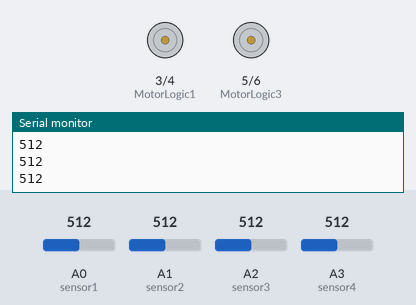
The sketch below on a simulated Arduino Uno, built with avr-gcc and run on an emulated ATmega328P. Shown: motor-driver pin pairs drawn as motors (green arrow = first pin HIGH = forward, orange = second pin HIGH = backward, longer = more drive), the last lines printed to the serial monitor. Inputs (shaded band) come from the test bench; at power-on: A0 (sensor1) = 512, A1 (sensor2) = 512, A2 (sensor3) = 512, A3 (sensor4) = 512.

Above: at 0.1 s.
At 0.6 s:
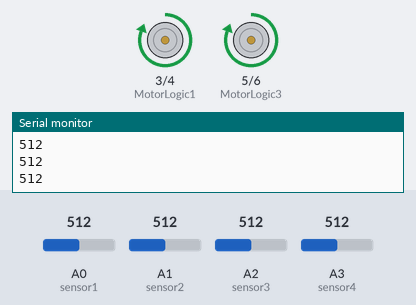
Timing chart, 0 to 2.1 s (numbered marks = the images above):
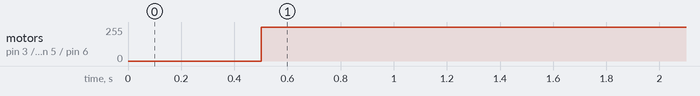

Measured:
- by itself, motor on pin 3 (MotorLogic1) / pin 4 (MotorLogic2), motor on pin 5 (MotorLogic3) / pin 6 (MotorLogic4): stopped → forward 255/255 at 0.50 s

The sketch:

Micromouse_.ino
```cpp
int MotorLogic1 = 3;
int MotorLogic2 = 4;
int MotorLogic3 = 5;
int MotorLogic4 = 6;
int motorSpeed1 = 255;
int motorSpeed2 = 255;

int sensor1 = A0;
int sensor2 = A1;
int sensor3 = A2;
int sensor4 = A3;

int sensorReading1;
int sensorReading2;
int sensorReading3;
int sensorReading4;

void forward(){
  analogWrite(MotorLogic1, motorSpeed1);
  digitalWrite(MotorLogic2, LOW);
  analogWrite(MotorLogic3, motorSpeed2);
  digitalWrite(MotorLogic4, LOW);
}
void halt(){
  analogWrite(MotorLogic1, 0);
  digitalWrite(MotorLogic2, LOW);
  analogWrite(MotorLogic3, 0);
  digitalWrite(MotorLogic4, LOW);
}

void turnRight(){
  analogWrite(MotorLogic1, motorSpeed1);
  analogWrite(MotorLogic2, 0);
  analogWrite(MotorLogic3, 0);
  analogWrite(MotorLogic4, motorSpeed1);
}

void turnLeft(){
  analogWrite(MotorLogic1, 0);
  analogWrite(MotorLogic2, motorSpeed1);
  analogWrite(MotorLogic3, motorSpeed1);
  analogWrite(MotorLogic4, 0);
}

void setup() {
  Serial.begin(9600);
  pinMode(sensor1, INPUT);
  pinMode(sensor2, INPUT);
  pinMode(sensor3, INPUT);
  pinMode(sensor4, INPUT);
  pinMode(MotorLogic1, OUTPUT);
  pinMode(MotorLogic2, OUTPUT);
  pinMode(MotorLogic3, OUTPUT);
  pinMode(MotorLogic4, OUTPUT);

}

void loop() {
  sensorReading1 = analogRead(sensor1);
  sensorReading2 = analogRead(sensor2);
  sensorReading3 = analogRead(sensor3);
  sensorReading4 = analogRead(sensor4);
  Serial.print("Sensor Reading: ");
  Serial.println(sensorReading1);
  Serial.println();
  Serial.println(sensorReading2);
  Serial.println();
  Serial.println(sensorReading3);
  Serial.println();
  Serial.println(sensorReading4);
  Serial.println();
  delay(500);

  if (sensorReading1 < 800 && sensorReading2 < 800 && sensorReading3 < 800 && sensorReading4 < 800)
  {
  forward();
  }


}
```
